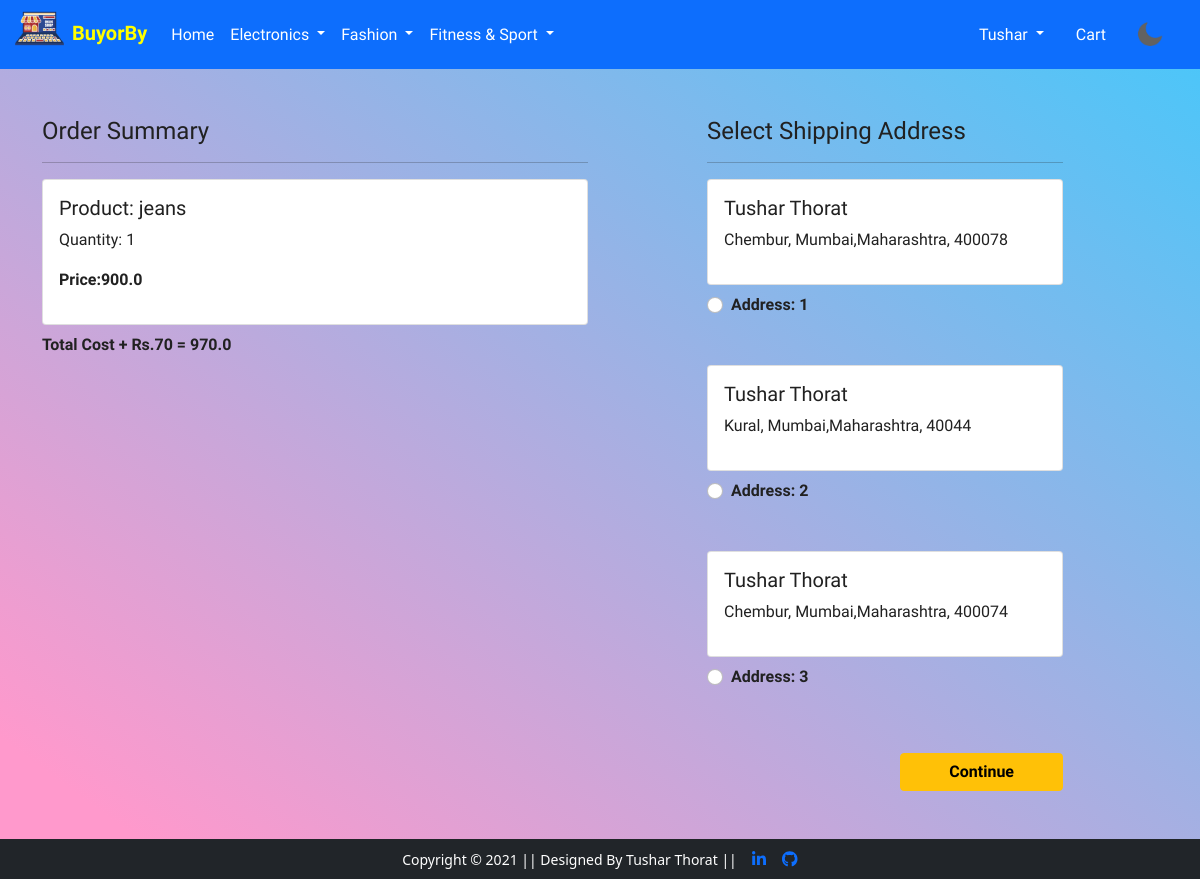
Screenshot of /checkout/ (signed in) with the database file from the repository.
### app/models.py (models this page shows, shortened)
class Cart(models.Model):
    user = models.ForeignKey(User, on_delete=models.CASCADE)
    product = models.ForeignKey(Product, on_delete=models.CASCADE)
    quantity = models.PositiveIntegerField(default=1)
    @property
    def total_cost(self):
        return (self.quantity * self.product.discounted_price)

class Product(models.Model):
    title = models.CharField(max_length=100)
    selling_price =models.FloatField()
    discounted_price = models.FloatField()
    discripation = models.TextField(default = "anything")
    brand = models.CharField(max_length=100)
    category = models.CharField(choices=CATEGORY_CHOICES,max_length=2)
    product_image = models.ImageField(upload_to ='producting')

class Customer(models.Model):
    user = models.ForeignKey(User, on_delete=models.CASCADE)
    name = models.CharField(max_length=200)
    locality = models.CharField(max_length=200)
    city = models.CharField(max_length=50)
    pincode = models.IntegerField()
    state = models.CharField(choices=STATE_CHOICES, max_length=50)

### app/views.py (the view)
# urls.py: path('checkout/', views.checkout, name='checkout'),
def checkout(request):
    user = request.user
    add = Customer.objects.filter(user=user)
    cart_items = Cart.objects.filter(user=user)
    amount = 0.0
    shipping_amount = 70.00
    total_amount = 0.0
    amount = 0.0
    cart_product = {p for p in Cart.objects.all() if p.user == request.user}
    if cart_product:
        for p in cart_product:
             tempamount = (p.quantity * p.product.discounted_price)
             amount +=  tempamount
             totalamount = amount + shipping_amount
        return render(request, 'app/checkout.html',{'add':add,'totalamount': totalamount, 'cart_items': cart_items})

### app/templates/app/checkout.html (shortened to what this page needs)
{% extends 'app/base.html' %}
{% load static %}
{% block main-content %}
<div class="container">
 <div class="row mt-5">
  <div class="col-sm-6">
    <h4>Order Summary</h4>
    <hr>
    {% for item in cart_items %}
      <div class="card mb-2">
        <div class="card-body">
          <h5>Product: {{item.product.title}}</h5>
          <p>Quantity: {{item.quantity}}</p>
          <p class="fw-bold">Price:{{item.total_cost}}</p>
        </div>
      </div>
      {% endfor %}
      <p class="fw-bold"> Total Cost + Rs.70 = {{totalamount}}</p>
  </div>
  <div class="col-sm-4 offset-sm-1">
    <h4>Select Shipping Address</h4>
    <hr>
    <form action="/paymentdone">
    {% for ad in add %}
      <div class="card">
        <div class="card-body">
        <h5>{{ad.name}}</h5>
        <p>{{ad.locality}}, {{ad.city}},{{ad.state}}, {{ad.pincode}}</p>
        </div>
      </div>
        <div class="form-check mt-2 mb-5">
          <input class="form-check-input" type="radio"  name="custid" id="custadd{{forloop.counter}}"value="{{ad.id}}">
          <label class="form-check-label fw-bold" for="custadd{{forloop.counter}}">
            Address: {{forloop.counter}}</label>
        </div>
        {% endfor %}
        <div class="text-end">
          <button type="submit" class="btn btn-warning mt-3 px-5 fw-bold">Continue</button>
        </div>
      </form>
    </div>
  </div>
</div>
{% endblock main-content %}

### app/templates/app/base.html (shortened to what this page needs)
<!doctype html>
{% load static %}
<html lang="en">
  <head>
    <link href="https://cdn.jsdelivr.net/npm/bootstrap@5.0.0-beta1/dist/css/bootstrap.min.css" rel="stylesheet">
    <link rel="stylesheet" href="{% static 'app/css/owl.carousel.min.css' %}">
    <link rel="stylesheet" href="{% static 'app/css/all.min.css' %}">
    <link rel="stylesheet" href="{% static 'app/css/style.css' %}">
    <link rel="stylesheet" href="https://cdnjs.cloudflare.com/ajax/libs/font-awesome/5.15.3/css/all.min.css">
  </head>
  <body>
    <nav class="navbar navbar-expand-lg navbar-dark bg-primary">
     <div class="container">
       <a class="navbar-brand" href="/"><img src="{% static 'app/images/op.png' %}"  style="width: 55px;
    margin-right: 5px;
    margin-top: -12px; margin-bottompythpyt: -12px;" ><b style="color:yellow;">BuyorBy</b></a></a>
       <div class="collapse navbar-collapse" id="navbarSupportedContent">
         <ul class="navbar-nav me-auto mb-2 mb-lg-0">
           <li class="nav-item">
             <a class="nav-link active" aria-current="page" href="/">Home</a>
           </li>
           <li class="nav-item dropdown">
             <a class="nav-link dropdown-toggle text-white" href="#" id="electronicsDropdown" role="button" data-bs-toggle="dropdown" aria-expanded="false">
               Electronics
             </a>
           </li>
           <li class="nav-item dropdown">
             <a class="nav-link dropdown-toggle text-white" href="#" id="fashionDropdown" role="button" data-bs-toggle="dropdown" aria-expanded="false">
               Fashion
             </a>
           </li>
            <li class="nav-item dropdown">
             <a class="nav-link dropdown-toggle text-white" href="#" id="electronicsDropdown" role="button" data-bs-toggle="dropdown" aria-expanded="false">
               Fitness & Sport
             </a>
         </ul>
         <div>
          <ul class="navbar-nav me-auto mb-2 mb-lg-0">
          {% if request.user.is_authenticated %}
           <li class="nav-item dropdown mx-2">
              <a class="nav-link dropdown-toggle text-white" href="#" id="profileDropdown" role="button" data-bs-toggle="dropdown" aria-expanded="false">
                {{request.user.username|capfirst}}
              </a>
            </li>
            <li class="nav-item mx-2">
             <a href="{% url 'showcart' %}" class="nav-link text-white"> Cart </a>
            </li>
            {% endif %}
          </ul>
         </div>
       </div>
     </div>
      <img src="{% static 'app/images/banner/moon.png' %}" id="i">
    </nav>
    {% block main-content %} {% endblock main-content %}
    <footer class="container-fluid bg-dark text-center p-2 mt-5">
        <small class="text-white">Copyright &copy; 2021 || Designed By Tushar Thorat || </small>
         <a href="https://www.linkedin.com/in/tushar-thorat-aba200188/" target="_blank"><i class="fab fa-linkedin-in"></i></a>
         <a href="https://github.com/Tushar-Thorat-2001" target="_blank"> <i class="fab fa-github"></i></a>
    </footer>
  </body>
</html>

### app/static/app/css/style.css (style rules this page uses)
* { margin: 0; padding: 0; }
body { background:var(--primary-colour); }
:root { --primary-colour:linear-gradient(to bottom left, #33ccff -9%, #ff99cc 92%); --secondary-color:#212121; }
.container { color:var(--secondary-color); font-family: 'Kaushan Script', cursive; }
.card-body { color: #212121; }
nav { color: var(--primary-colour); }
footer a { margin-left:1%; }

### app/templates/app/base.html (style rules this page uses)
#i { width:30px; cursor: pointer; margin-right:3%; }

### rows the page displays
Cart: product "jeans", quantity "1", total_cost "900.0"
Customer: name "Tushar Thorat", locality "Chembur", city "Mumbai", state "Maharashtra", pincode "400078"
Customer: name "Tushar Thorat", locality "Kural", city "Mumbai", state "Maharashtra", pincode "40044"
Customer: name "Tushar Thorat", locality "Chembur", city "Mumbai", state "Maharashtra", pincode "400074"

### other values shown
{{ request.user.username|capfirst }} "Tushar"
{{ totalamount }} "970.0"
